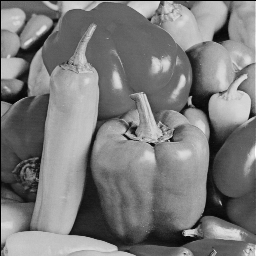
#> input picture dataset/dncnn-img/test/Set12/03.png, 256 x 256 px, given as the content of the folder ./dataset/dncnn-img/Train400, which was not available
$ python data_process.py
#> lines starting #> are read from the running program, lines starting #| are printed output that depends on the picture; pictures that were not available may be replaced by others from this repository, and a replacement may not be noted
import argparse
import glob, os
import numpy as np
from PIL import Image
import PIL
import random

# the pixel value range is '0-255'(uint8 ) of training data

# macro
DATA_AUG_TIMES = 1  # transform a sample to a different sample for DATA_AUG_TIMES times

parser = argparse.ArgumentParser(description='')
parser.add_argument('--src_dir', dest='src_dir', default='./dataset/dncnn-img/Train400', help='dir of data')
parser.add_argument('--save_dir', dest='save_dir', default='./data', help='dir of patches')
parser.add_argument('--patch_size', dest='pat_size', type=int, default=40, help='patch size')
parser.add_argument('--stride', dest='stride', type=int, default=10, help='stride')
parser.add_argument('--step', dest='step', type=int, default=0, help='step')
parser.add_argument('--batch_size', dest='bat_size', type=int, default=128, help='batch size')
# check output arguments
parser.add_argument('--from_file', dest='from_file', default="./data/img_clean_pats.npy", help='get pic from file')
parser.add_argument('--num_pic', dest='num_pic', type=int, default=10, help='number of pic to pick')
args = parser.parse_args()


def data_augmentation(image, mode):
    if mode == 0:
        # original
        return image
    elif mode == 1:
        # flip up and down
        return np.flipud(image)
    elif mode == 2:
        # rotate counterwise 90 degree
        return np.rot90(image)
    elif mode == 3:
        # rotate 90 degree and flip up and down
        image = np.rot90(image)
        return np.flipud(image)
    elif mode == 4:
        # rotate 180 degree
        return np.rot90(image, k=2)
    elif mode == 5:
        # rotate 180 degree and flip
        image = np.rot90(image, k=2)
        return np.flipud(image)
    elif mode == 6:
        # rotate 270 degree
        return np.rot90(image, k=3)
    elif mode == 7:
        # rotate 270 degree and flip
        image = np.rot90(image, k=3)
        return np.flipud(image)


def generate_patches(isDebug=False):
#> called with isDebug = False
    global DATA_AUG_TIMES
    count = 0
    filepaths = glob.glob(args.src_dir + '/*.png')
    if isDebug:
        filepaths = filepaths[:10]
    print ("number of training data %d" % len(filepaths))

    scales = [1, 0.9, 0.8, 0.7]

    # calculate the number of patches
    for i in range(len(filepaths)):
        img = Image.open(filepaths[i]).convert('L')  # convert RGB to gray
#> img is the input picture: PIL image 256x256 L; min 0, max 254, mean 123.1
        for s in range(len(scales)):
            newsize = (int(img.size[0] * scales[s]), int(img.size[1] * scales[s]))
            img_s = img.resize(newsize, resample=PIL.Image.BICUBIC)  # do not change the original img
            im_h, im_w = img_s.size
            for x in range(0 + args.step, (im_h - args.pat_size), args.stride):
                for y in range(0 + args.step, (im_w - args.pat_size), args.stride):
                    count += 1
#> this loop made 4 passes
#> pass 2, in generate_patches, `img_s = img.resize(newsize, resample=PIL.Image.BICUBIC)`:
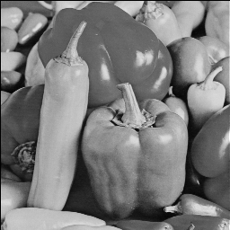
#> img_s: PIL image 230x230 L; min 1, max 251, mean 123.1
#> pass 3, in generate_patches, `img_s = img.resize(newsize, resample=PIL.Image.BICUBIC)`:
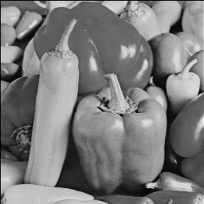
#> img_s: PIL image 204x204 L; min 0, max 247, mean 123.1
#> after the loop, count = 1330
    origin_patch_num = count * DATA_AUG_TIMES
#> origin_patch_num = 1330

    if origin_patch_num % args.bat_size != 0:
        numPatches = (origin_patch_num // args.bat_size + 1) * args.bat_size
#> numPatches = 1408
    else:
        numPatches = origin_patch_num
    print ("total patches = %d , batch size = %d, total batches = %d" % \
            (numPatches, args.bat_size, numPatches // args.bat_size))
#| total patches = 1408 , batch size = 128, total batches = 11

    # data matrix 4-D
    inputs = np.zeros((numPatches, args.pat_size, args.pat_size, 1), dtype="uint8")

    count = 0
    # generate patches
    for i in range(len(filepaths)):
        img = Image.open(filepaths[i]).convert('L')
        for s in range(len(scales)):
            newsize = (int(img.size[0] * scales[s]), int(img.size[1] * scales[s]))
            # print newsize
            img_s = img.resize(newsize, resample=PIL.Image.BICUBIC)
            img_s = np.reshape(np.array(img_s, dtype="uint8"),
                               (img_s.size[0], img_s.size[1], 1))  # extend one dimension

            for j in range(DATA_AUG_TIMES):
                im_h, im_w, _ = img_s.shape
                for x in range(0 + args.step, im_h - args.pat_size, args.stride):
                    for y in range(0 + args.step, im_w - args.pat_size, args.stride):
                        inputs[count, :, :, :] = data_augmentation(img_s[x:x + args.pat_size, y:y + args.pat_size, :], \
                                                                   random.randint(0, 7))
                        count += 1
#> this loop made 4 passes
#> pass 1, in data_augmentation (call 5), `image = np.rot90(image, k=3)`:
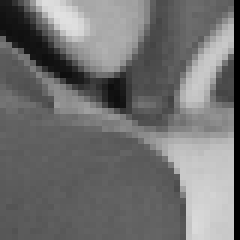
#> image: shape (40, 40, 1) (shown 6 times larger); min 0, max 225, mean 112.7
#> pass 1, in data_augmentation (call 8), `image = np.rot90(image, k=3)`:
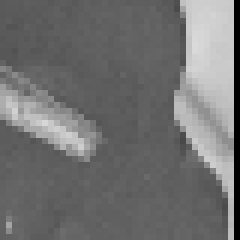
#> image: shape (40, 40, 1) (shown 6 times larger); min 0, max 218, mean 112.7
#> pass 1, in data_augmentation (call 9), `image = np.rot90(image, k=2)`:
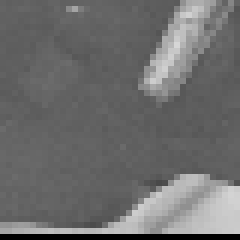
#> image: shape (40, 40, 1) (shown 6 times larger); min 0, max 214, mean 108.9
#> pass 1, in data_augmentation (call 10), `image = np.rot90(image)`:
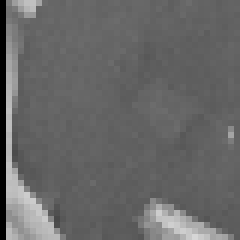
#> image: shape (40, 40, 1) (shown 6 times larger); min 0, max 214, mean 103.4
#> after the loop, count = 1330
    # pad the batch
    if count < numPatches:
        to_pad = numPatches - count
#> to_pad = 78
        inputs[-to_pad:, :, :, :] = inputs[:to_pad, :, :, :]

    if not os.path.exists(args.save_dir):
        os.mkdir(args.save_dir)
    np.save(os.path.join(args.save_dir, "img_clean_pats"), inputs)
    print ("size of inputs tensor = " + str(inputs.shape))
#| size of inputs tensor = (1408, 40, 40, 1)


if __name__ == '__main__':
    generate_patches()

$ run again, on dataset/dncnn-img/test/Set12/04.png
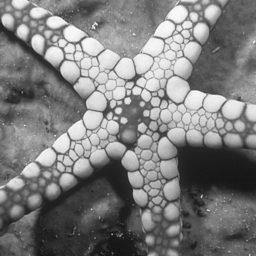
#> input picture dataset/dncnn-img/test/Set12/04.png, 256 x 256 px, given as the content of the folder ./dataset/dncnn-img/Train400, which was not available
#> in generate_patches, img is the input picture: PIL image 256x256 L; min 19, max 250, mean 124.1
#> the loop in generate_patches, `for s in range(len(scales)):` made 4 passes
#> pass 3, in generate_patches, `img_s = img.resize(newsize, resample=PIL.Image.BICUBIC)`:
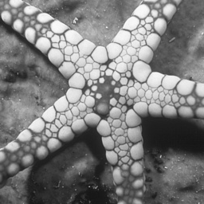
#> img_s: PIL image 204x204 L; min 19, max 250, mean 124.1
#> after the loop in generate_patches, `for s in range(len(scales)):`: count = 1330
#> numPatches = 1408
#| total patches = 1408 , batch size = 128, total batches = 11
#> the loop in generate_patches, `for s in range(len(scales)):` made 4 passes
#> newsize on passes 2 to 4: (230, 230), (204, 204), (179, 179)
#> pass 1, in data_augmentation (call 10), `image = np.rot90(image)`:
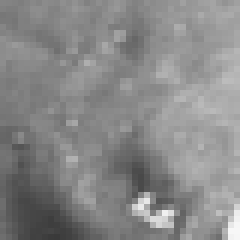
#> image: shape (40, 40, 1) (shown 6 times larger); min 58, max 247, mean 135.9
#> after the loop in generate_patches, `for s in range(len(scales)):`: count = 1330
#> to_pad = 78
#| size of inputs tensor = (1408, 40, 40, 1)

$ run again, on dataset/dncnn-img/test/Set12/05.png
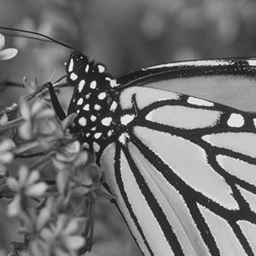
#> input picture dataset/dncnn-img/test/Set12/05.png, 256 x 256 px, given as the content of the folder ./dataset/dncnn-img/Train400, which was not available
#> in generate_patches, img is the input picture: PIL image 256x256 L; min 16, max 243, mean 112.9
#> the loop in generate_patches, `for s in range(len(scales)):` made 4 passes
#> pass 3, in generate_patches, `img_s = img.resize(newsize, resample=PIL.Image.BICUBIC)`:
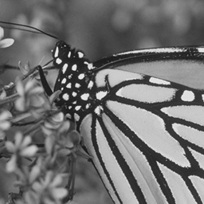
#> img_s: PIL image 204x204 L; min 21, max 245, mean 112.9
#> after the loop in generate_patches, `for s in range(len(scales)):`: count = 1330
#> numPatches = 1408
#| total patches = 1408 , batch size = 128, total batches = 11
#> the loop in generate_patches, `for s in range(len(scales)):` made 4 passes
#> newsize on passes 2 to 4: (230, 230), (204, 204), (179, 179)
#> pass 1, in data_augmentation (call 10), `image = np.rot90(image)`:
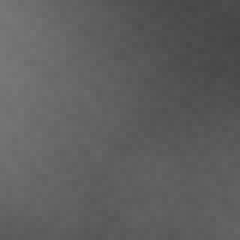
#> image: shape (40, 40, 1) (shown 6 times larger); min 69, max 119, mean 94.6
#> after the loop in generate_patches, `for s in range(len(scales)):`: count = 1330
#> to_pad = 78
#| size of inputs tensor = (1408, 40, 40, 1)
